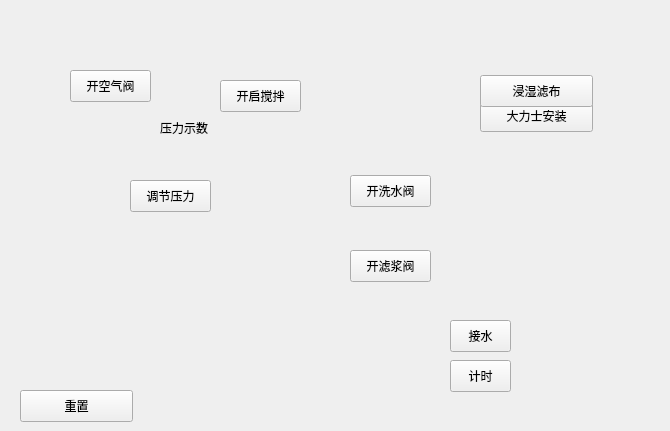
   <widget class="QWidget" name="simulation_5">
    <widget class="QPushButton" name="equip_5">
     <property name="geometry">
      <rect>
       <x>480</x>
       <y>100</y>
       <width>113</width>
       <height>32</height>
      </rect>
     </property>
     <property name="text">
      <string>大力士安装</string>
     </property>
    </widget>
    <widget class="QLabel" name="bg54">
     <property name="geometry">
      <rect>
       <x>20</x>
       <y>60</y>
       <width>641</width>
       <height>361</height>
      </rect>
     </property>
     <property name="text">
      <string/>
     </property>
     <property name="pixmap">
      <pixmap resource="../resources/simulation/simulation.qrc">:/experiment/5s.png</pixmap>
     </property>
     <property name="scaledContents">
      <bool>true</bool>
     </property>
    </widget>
    <widget class="QPushButton" name="restart_5">
     <property name="geometry">
      <rect>
       <x>20</x>
       <y>390</y>
       <width>113</width>
       <height>32</height>
      </rect>
     </property>
     <property name="text">
      <string>重置</string>
     </property>
    </widget>
    <widget class="QLabel" name="finish5">
     <property name="geometry">
      <rect>
       <x>510</x>
       <y>160</y>
       <width>61</width>
       <height>61</height>
      </rect>
     </property>
     <property name="text">
      <string/>
     </property>
     <property name="pixmap">
      <pixmap resource="../resources/simulation/simulation.qrc">:/icons/xingxing.png</pixmap>
     </property>
     <property name="scaledContents">
      <bool>true</bool>
     </property>
    </widget>
    <widget class="QLabel" name="dirty5">
     <property name="geometry">
      <rect>
       <x>310</x>
       <y>240</y>
       <width>160</width>
       <height>5</height>
      </rect>
     </property>
     <property name="text">
      <string/>
     </property>
     <property name="pixmap">
      <pixmap resource="../resources/simulation/simulation.qrc">:/icons/Screen Shot 2022-05-09 at 23.10.32.png</pixmap>
     </property>
    </widget>
    <widget class="QLabel" name="label_42">
     <property name="geometry">
      <rect>
       <x>420</x>
       <y>360</y>
       <width>31</width>
       <height>31</height>
      </rect>
     </property>
     <property name="text">
      <string/>
     </property>
     <property name="pixmap">
      <pixmap resource="../resources/simulation/simulation.qrc">:/icons/miaobiao.png</pixmap>
     </property>
     <property name="scaledContents">
      <bool>true</bool>
     </property>
    </widget>
    <widget class="QPushButton" name="soak_filter5">
     <property name="geometry">
      <rect>
       <x>480</x>
       <y>75</y>
       <width>113</width>
       <height>32</height>
      </rect>
     </property>
     <property name="text">
      <string>浸湿滤布</string>
     </property>
    </widget>
    <widget class="QPushButton" name="get_water5">
     <property name="geometry">
      <rect>
       <x>450</x>
       <y>320</y>
       <width>61</width>
       <height>32</height>
      </rect>
     </property>
     <property name="text">
      <string>接水</string>
     </property>
    </widget>
    <widget class="QPushButton" name="open_wash5">
     <property name="geometry">
      <rect>
       <x>350</x>
       <y>175</y>
       <width>81</width>
       <height>32</height>
      </rect>
     </property>
     <property name="text">
      <string>开洗水阀</string>
     </property>
    </widget>
    <widget class="QPushButton" name="count_time5">
     <property name="geometry">
      <rect>
       <x>450</x>
       <y>360</y>
       <width>61</width>
       <height>32</height>
      </rect>
     </property>
     <property name="text">
      <string>计时</string>
     </property>
    </widget>
    <widget class="QLabel" name="water_cup5">
     <property name="geometry">
      <rect>
       <x>519</x>
       <y>329</y>
       <width>34</width>
       <height>68</height>
      </rect>
     </property>
     <property name="text">
      <string/>
     </property>
     <property name="pixmap">
      <pixmap resource="../resources/simulation/simulation.qrc">:/icons/water.webp</pixmap>
     </property>
     <property name="scaledContents">
      <bool>true</bool>
     </property>
    </widget>
    <widget class="QLabel" name="dirty5_2">
     <property name="geometry">
      <rect>
       <x>232</x>
       <y>142</y>
       <width>91</width>
       <height>21</height>
      </rect>
     </property>
     <property name="text">
      <string/>
     </property>
     <property name="pixmap">
      <pixmap resource="../resources/simulation/simulation.qrc">:/icons/Screen Shot 2022-05-09 at 23.10.32.png</pixmap>
     </property>
    </widget>
    <widget class="QLabel" name="label_43">
     <property name="geometry">
      <rect>
       <x>420</x>
       <y>320</y>
       <width>31</width>
       <height>31</height>
      </rect>
     </property>
     <property name="text">
      <string/>
     </property>
     <property name="pixmap">
      <pixmap resource="../resources/simulation/simulation.qrc">:/icons/ziyuan.png</pixmap>
     </property>
     <property name="scaledContents">
      <bool>true</bool>
     </property>
    </widget>
    <widget class="QPushButton" name="open_filter5">
     <property name="geometry">
      <rect>
       <x>350</x>
       <y>250</y>
       <width>81</width>
       <height>32</height>
      </rect>
     </property>
     <property name="text">
      <string>开滤浆阀</string>
     </property>
    </widget>
    <widget class="QLabel" name="water5">
     <property name="geometry">
      <rect>
       <x>365</x>
       <y>207</y>
       <width>65</width>
       <height>5</height>
      </rect>
     </property>
     <property name="text">
      <string/>
     </property>
     <property name="pixmap">
      <pixmap resource="../resources/simulation/simulation.qrc">:/icons/water.webp</pixmap>
     </property>
     <property name="scaledContents">
      <bool>true</bool>
     </property>
    </widget>
    <widget class="QPushButton" name="open_stir5">
     <property name="geometry">
      <rect>
       <x>220</x>
       <y>80</y>
       <width>81</width>
       <height>32</height>
      </rect>
     </property>
     <property name="text">
      <string>开启搅拌</string>
     </property>
    </widget>
    <widget class="QLabel" name="label_44">
     <property name="geometry">
      <rect>
       <x>160</x>
       <y>120</y>
       <width>60</width>
       <height>16</height>
      </rect>
     </property>
     <property name="text">
      <string>压力示数</string>
     </property>
    </widget>
    <widget class="QPushButton" name="adjust_air5">
     <property name="geometry">
      <rect>
       <x>130</x>
       <y>180</y>
       <width>81</width>
       <height>32</height>
      </rect>
     </property>
     <property name="text">
      <string>调节压力</string>
     </property>
    </widget>
    <widget class="QPushButton" name="open_air5">
     <property name="geometry">
      <rect>
       <x>70</x>
       <y>70</y>
       <width>81</width>
       <height>32</height>
      </rect>
     </property>
     <property name="text">
      <string>开空气阀</string>
     </property>
    </widget>
    <zorder>bg54</zorder>
    <zorder>equip_5</zorder>
    <zorder>restart_5</zorder>
    <zorder>finish5</zorder>
    <zorder>dirty5</zorder>
    <zorder>label_42</zorder>
    <zorder>soak_filter5</zorder>
    <zorder>get_water5</zorder>
    <zorder>open_wash5</zorder>
    <zorder>count_time5</zorder>
    <zorder>water_cup5</zorder>
    <zorder>dirty5_2</zorder>
    <zorder>label_43</zorder>
    <zorder>open_filter5</zorder>
    <zorder>water5</zorder>
    <zorder>open_stir5</zorder>
    <zorder>label_44</zorder>
    <zorder>adjust_air5</zorder>
    <zorder>open_air5</zorder>
   </widget>
